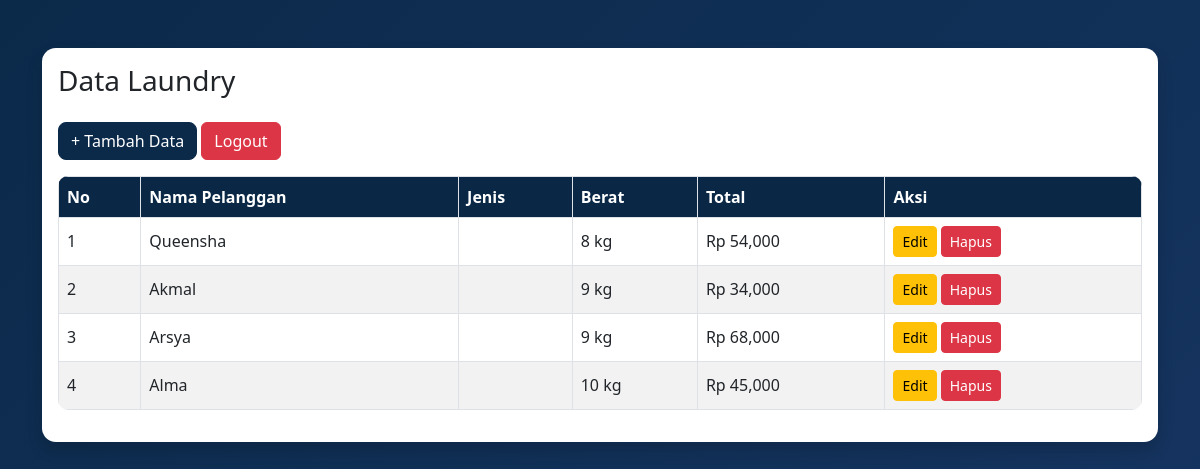
The app's page /laundry/index.php (signed in) with its own data.
### tables this page shows
CREATE TABLE `laundry` (
  `id` int(11) NOT NULL,
  `nama_pelanggan` varchar(30) DEFAULT NULL,
  `jenis_laundry` varchar(30) DEFAULT NULL,
  `berat` int(11) DEFAULT NULL,
  `total_harga` int(11) DEFAULT NULL,
  `created_at` timestamp NOT NULL DEFAULT current_timestamp(),
  `kategori_id` int(11) DEFAULT NULL
);

### laundry/index.php (the view, shortened to what this page needs)
<?php
include '../config/koneksi.php';
$data = mysqli_query($conn, "SELECT * FROM laundry");
?>
<!DOCTYPE html>
<html>
<head>
    <link href="https://cdn.jsdelivr.net/npm/bootstrap@5.3.0/dist/css/bootstrap.min.css" rel="stylesheet">
    <link rel="stylesheet" href="../assets/style.css">
</head>
<body>
<div class="data-wrapper">
<div class="container mt-5">
    <div class="card shadow">
        <div class="card-body">
            <h3 class="mb-4">Data Laundry</h3>
            <a href="tambah.php" class="btn btn-navy mb-3">+ Tambah Data</a>
            <a href="../auth/logout.php"
            class="btn btn-danger mb-3"
            onclick="return confirm('Apakah Anda yakin ingin keluar dari sistem?')">
            Logout
            </a>
            <table class="table table-bordered table-striped">
                <tr>
                    <th>No</th>
                    <th>Nama Pelanggan</th>
                    <th>Jenis</th>
                    <th>Berat</th>
                    <th>Total</th>
                    <th>Aksi</th>
                </tr>
                <?php $no=1; while($row = mysqli_fetch_assoc($data)) { ?>
                <tr>
                    <td><?= $no++ ?></td>
                    <td><?= $row['nama_pelanggan'] ?></td>
                    <td><?= $row['jenis_laundry'] ?></td>
                    <td><?= $row['berat'] ?> kg</td>
                    <td>Rp <?= number_format($row['total_harga']) ?></td>
                    <td>
                        <a href="edit.php?id=<?= $row['id'] ?>" class="btn btn-warning btn-sm">Edit</a>
                        <a href="hapus.php?id=<?= $row['id'] ?>" class="btn btn-danger btn-sm" onclick="return confirm('Apakah Anda yakin menghapus data ini?')">Hapus</a>
                    </td>
                </tr>
                <?php } ?>
            </table>
        </div>
    </div>
</div>
</div>
</body>
</html>

### assets/style.css (style rules this page uses)
body { background: linear-gradient(135deg, #0b2a4a, #1e3c72, #2a5298); background-size: 400% 400%; animation: gradientMove 10s ease infinite; font-family: "Segoe UI", sans-serif; }
.edit-wrapper, .data-wrapper, .form-wrapper { width: 100%; }
.card { border-radius: 14px; border: none; box-shadow: 0 6px 18px rgba(0,0,0,0.06); }
.btn-navy { background-color: #0b2a4a; border-color: #0b2a4a; color: #ffffff; font-weight: 500; border-radius: 8px; transition: all 0.2s ease-in-out; }
.table { background: #ffffff; border-radius: 10px; overflow: hidden; }
.table th { background: #0b2a4a; color: #ffffff; }
.table td { vertical-align: middle; }

### records on screen
laundry: nama_pelanggan "Queensha", berat "8", total_harga "54,000"
laundry: nama_pelanggan "Akmal", berat "9", total_harga "34,000"
laundry: nama_pelanggan "Arsya", berat "9", total_harga "68,000"
laundry: nama_pelanggan "Alma", berat "10", total_harga "45,000"
